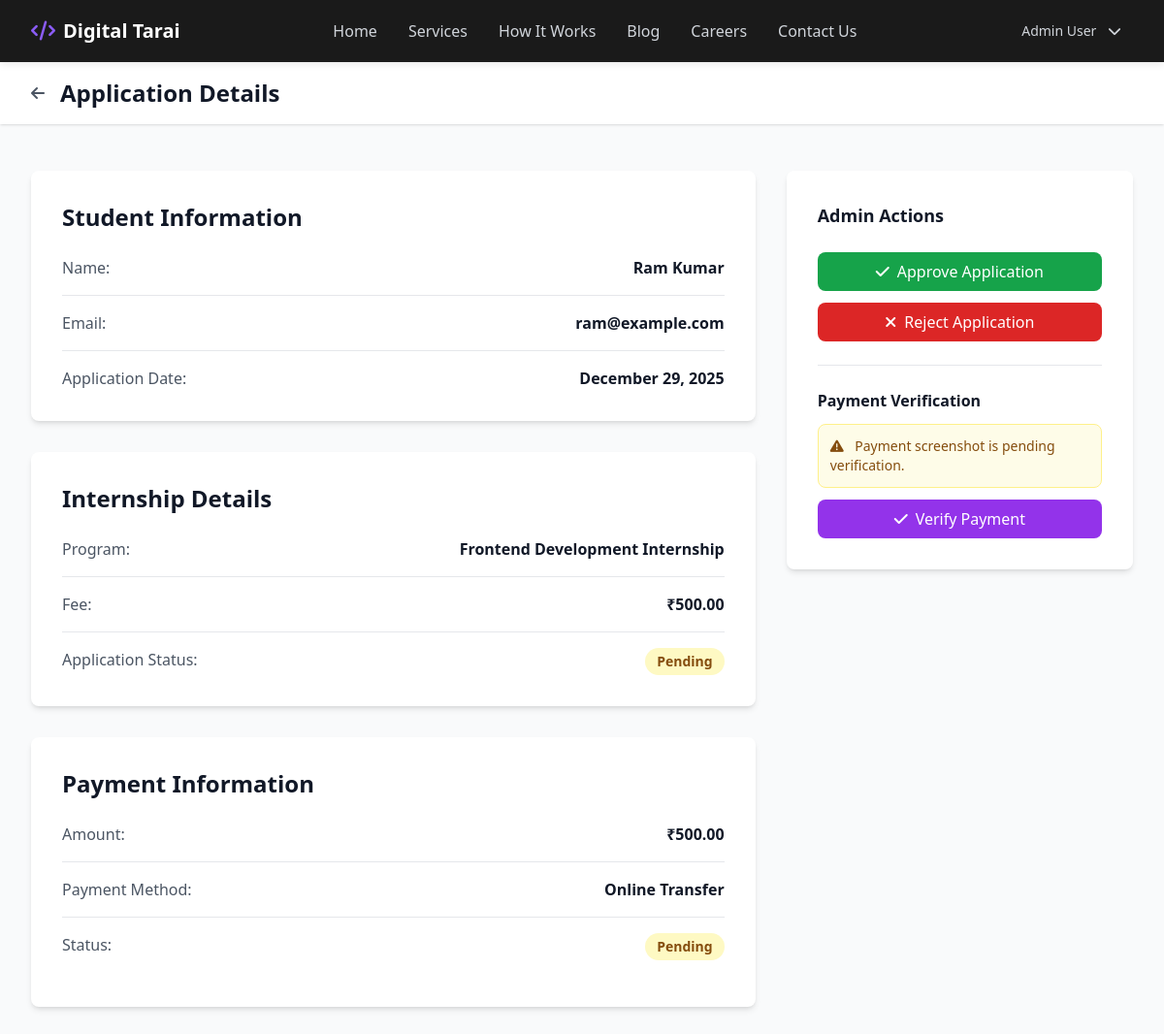
Page /admin/application-detail.php?id=1 (signed in) on the committed database.
### tables this page shows
CREATE TABLE IF NOT EXISTS applications (
    id INT PRIMARY KEY AUTO_INCREMENT,
    user_id INT NOT NULL,
    internship_id INT NOT NULL,
    status ENUM('pending', 'approved', 'rejected') DEFAULT 'pending',
    application_date TIMESTAMP DEFAULT CURRENT_TIMESTAMP,
    created_at TIMESTAMP DEFAULT CURRENT_TIMESTAMP,
    updated_at TIMESTAMP DEFAULT CURRENT_TIMESTAMP ON UPDATE CURRENT_TIMESTAMP,
    FOREIGN KEY (user_id) REFERENCES users(id) ON DELETE CASCADE,
    FOREIGN KEY (internship_id) REFERENCES internships(id) ON DELETE CASCADE
);

CREATE TABLE IF NOT EXISTS users (
    id INT PRIMARY KEY AUTO_INCREMENT,
    name VARCHAR(100) NOT NULL,
    email VARCHAR(100) UNIQUE NOT NULL,
    password VARCHAR(255) NOT NULL,
    phone VARCHAR(20),
    user_type ENUM('student', 'admin') DEFAULT 'student',
    status ENUM('active', 'inactive') DEFAULT 'active',
    created_at TIMESTAMP DEFAULT CURRENT_TIMESTAMP,
    updated_at TIMESTAMP DEFAULT CURRENT_TIMESTAMP ON UPDATE CURRENT_TIMESTAMP
);

CREATE TABLE IF NOT EXISTS internships (
    id INT PRIMARY KEY AUTO_INCREMENT,
    title VARCHAR(100) NOT NULL,
    slug VARCHAR(100) UNIQUE NOT NULL,
    description TEXT NOT NULL,
    skills TEXT NOT NULL,
    duration VARCHAR(50) NOT NULL,
    fees DECIMAL(10, 2) NOT NULL,
    benefits TEXT,
    created_at TIMESTAMP DEFAULT CURRENT_TIMESTAMP,
    updated_at TIMESTAMP DEFAULT CURRENT_TIMESTAMP ON UPDATE CURRENT_TIMESTAMP
);

CREATE TABLE IF NOT EXISTS payments (
    id INT PRIMARY KEY AUTO_INCREMENT,
    application_id INT NOT NULL,
    amount DECIMAL(10, 2) NOT NULL,
    payment_method VARCHAR(50),
    screenshot VARCHAR(255),
    payment_id VARCHAR(100),
    status ENUM('pending', 'verified', 'rejected') DEFAULT 'pending',
    verified_by INT,
    verified_at DATETIME,
    created_at TIMESTAMP DEFAULT CURRENT_TIMESTAMP,
    updated_at TIMESTAMP DEFAULT CURRENT_TIMESTAMP ON UPDATE CURRENT_TIMESTAMP,
    FOREIGN KEY (application_id) REFERENCES applications(id) ON DELETE CASCADE,
    FOREIGN KEY (verified_by) REFERENCES users(id) ON DELETE SET NULL
);

### app/models/Application.php (called while the page is built, shortened)
<?php
class Application {
    private $conn;
    public function __construct($database) {
        $this->conn = $database;
    }
    public function getWithPayment($applicationId) {
        $query = "SELECT a.*, u.name as user_name, u.email as user_email, i.title as internship_title,
                  p.id as payment_id, p.amount, p.payment_method, p.screenshot, p.status as payment_status
                  FROM applications a
                  JOIN users u ON a.user_id = u.id
                  JOIN internships i ON a.internship_id = i.id
                  LEFT JOIN payments p ON a.id = p.application_id
                  WHERE a.id = $applicationId
                  LIMIT 1";
        $result = $this->conn->query($query);
        if ($result->num_rows === 1) {
            return $result->fetch_assoc();
        }
        return false;
    }
}
?>

### lib/functions.php (called while the page is built, shortened)
<?php
function formatDate($date) {
    return date('F d, Y', strtotime($date));
}
function formatCurrency($amount) {
    return '₹' . number_format($amount, 2);
}
?>

### app/models/Payment.php (called while the page is built, shortened)
<?php
class Payment {
    private $conn;
    public function __construct($database) {
        $this->conn = $database;
    }
    public function getByApplicationId($applicationId) {
        $query = "SELECT * FROM payments WHERE application_id = $applicationId LIMIT 1";
        $result = $this->conn->query($query);
        if ($result->num_rows === 1) {
            return $result->fetch_assoc();
        }
        return false;
    }
}
?>

### admin/application-detail.php (the view, shortened to what this page needs)
<?php
require_once '../config/database.php';
require_once '../lib/functions.php';
require_once '../app/models/Application.php';
require_once '../app/models/Payment.php';
$applicationId = isset($_GET['id']) ? (int)$_GET['id'] : 0;
$applicationModel = new Application($conn);
$paymentModel = new Payment($conn);
$application = $applicationModel->getWithPayment($applicationId);
$payment = $paymentModel->getByApplicationId($applicationId);
?>
<?php include '../app/views/header.php'; ?>
<div class="min-h-screen bg-gray-50">
    <div class="bg-white shadow">
        <div class="max-w-7xl mx-auto px-4 sm:px-6 lg:px-8 py-4">
            <div class="flex items-center space-x-4">
                <a href="<?php echo SITE_URL; ?>/admin/dashboard.php" class="text-gray-600 hover:text-gray-900">
                    <i class="fas fa-arrow-left"></i>
                </a>
                <h1 class="text-2xl font-bold text-gray-900">Application Details</h1>
            </div>
        </div>
    </div>
    <section class="max-w-7xl mx-auto px-4 sm:px-6 lg:px-8 py-12">
        <div class="grid grid-cols-1 lg:grid-cols-3 gap-8">
            <div class="lg:col-span-2 space-y-8">
                <div class="bg-white rounded-lg shadow-md p-8">
                    <h2 class="text-2xl font-bold text-gray-900 mb-6">Student Information</h2>
                    <div class="space-y-4">
                        <div class="flex justify-between border-b border-gray-200 pb-4">
                            <span class="text-gray-600">Name:</span>
                            <span class="font-semibold text-gray-900"><?php echo htmlspecialchars($application['user_name']); ?></span>
                        </div>
                        <div class="flex justify-between border-b border-gray-200 pb-4">
                            <span class="text-gray-600">Email:</span>
                            <span class="font-semibold text-gray-900"><?php echo htmlspecialchars($application['user_email']); ?></span>
                        </div>
                        <div class="flex justify-between">
                            <span class="text-gray-600">Application Date:</span>
                            <span class="font-semibold text-gray-900"><?php echo formatDate($application['created_at']); ?></span>
                        </div>
                    </div>
                </div>
                <div class="bg-white rounded-lg shadow-md p-8">
                    <h2 class="text-2xl font-bold text-gray-900 mb-6">Internship Details</h2>
                    <div class="space-y-4">
                        <div class="flex justify-between border-b border-gray-200 pb-4">
                            <span class="text-gray-600">Program:</span>
                            <span class="font-semibold text-gray-900"><?php echo htmlspecialchars($application['internship_title']); ?></span>
                        </div>
                        <div class="flex justify-between border-b border-gray-200 pb-4">
                            <span class="text-gray-600">Fee:</span>
                            <span class="font-semibold text-gray-900"><?php echo formatCurrency($application['amount']); ?></span>
                        </div>
                        <div class="flex justify-between">
                            <span class="text-gray-600">Application Status:</span>
                            <span>
                                <?php
                                $statusColor = [
                                    'pending' => 'yellow',
                                    'approved' => 'green',
                                    'rejected' => 'red'
                                ][$application['status']] ?? 'gray';
                                ?>
                                <span class="inline-block px-3 py-1 rounded-full text-sm font-semibold bg-<?php echo $statusColor; ?>-100 text-<?php echo $statusColor; ?>-800">
                                    <?php echo ucfirst($application['status']); ?>
                                </span>
                            </span>
                        </div>
                    </div>
                </div>
                <div class="bg-white rounded-lg shadow-md p-8">
                    <h2 class="text-2xl font-bold text-gray-900 mb-6">Payment Information</h2>
                    <div class="space-y-4">
                        <div class="flex justify-between border-b border-gray-200 pb-4">
                            <span class="text-gray-600">Amount:</span>
                            <span class="font-semibold text-gray-900"><?php echo formatCurrency($payment['amount'] ?? 0); ?></span>
                        </div>
                        <div class="flex justify-between border-b border-gray-200 pb-4">
                            <span class="text-gray-600">Payment Method:</span>
                            <span class="font-semibold text-gray-900"><?php echo htmlspecialchars($payment['payment_method'] ?? 'N/A'); ?></span>
                        </div>
                        <div class="flex justify-between pb-4">
                            <span class="text-gray-600">Status:</span>
                            <span>
                                <?php
                                $pStatus = $payment['status'] ?? 'pending';
                                $pColor = [
                                    'pending' => 'yellow',
                                    'verified' => 'green',
                                    'rejected' => 'red'
                                ][$pStatus] ?? 'gray';
                                ?>
                                <span class="inline-block px-3 py-1 rounded-full text-sm font-semibold bg-<?php echo $pColor; ?>-100 text-<?php echo $pColor; ?>-800">
                                    <?php echo ucfirst($pStatus); ?>
                                </span>
                            </span>
                        </div>
                    </div>
                </div>
            </div>
            <div>
                <div class="bg-white rounded-lg shadow-md p-8 sticky top-24">
                    <h3 class="text-lg font-bold text-gray-900 mb-6">Admin Actions</h3>
                    <form method="POST" class="space-y-3">
                        <?php if ($application['status'] === 'pending'): ?>
                            <button
                                type="submit"
                                name="action"
                                value="approve"
                                class="w-full bg-green-600 text-white font-medium py-2 rounded-lg hover:bg-green-700 transition"
                            >
                                <i class="fas fa-check mr-2"></i>Approve Application
                            </button>
                            <button
                                type="submit"
                                name="action"
                                value="reject"
                                class="w-full bg-red-600 text-white font-medium py-2 rounded-lg hover:bg-red-700 transition"
                            >
                                <i class="fas fa-times mr-2"></i>Reject Application
                            </button>
                        <?php else: ?>
                            <div class="bg-gray-100 text-gray-600 font-medium py-2 rounded-lg text-center">
                                Application Already <?php echo ucfirst($application['status']); ?>
                            </div>
                        <?php endif; ?>
                    </form>
                    <?php if ($payment && $payment['status'] === 'pending'): ?>
                        <div class="mt-6 pt-6 border-t border-gray-200">
                            <h4 class="font-bold text-gray-900 mb-3">Payment Verification</h4>
                            <div class="bg-yellow-50 border border-yellow-200 rounded-lg p-3 text-sm text-yellow-800 mb-3">
                                <i class="fas fa-exclamation-triangle mr-2"></i>
                                Payment screenshot is pending verification.
                            </div>
                            <a href="<?php echo SITE_URL; ?>/admin/verify-payment.php?id=<?php echo $payment['id']; ?>" class="w-full block text-center bg-purple-600 text-white font-medium py-2 rounded-lg hover:bg-purple-700 transition">
                                <i class="fas fa-check mr-2"></i>Verify Payment
                            </a>
                        </div>
                    <?php endif; ?>
                </div>
            </div>
        </div>
    </section>
</div>
<?php include '../app/views/footer.php'; ?>

### app/views/header.php (style rules this page uses)
html { scroll-behavior: smooth; }
body { background-color: #ffffff; }

### rows in the picture
applications: user.name "Ram Kumar", user.email "ram@example.com", created_at "December 29, 2025", internship.title "Frontend Development Internship", payments.amount "₹500.00", status "Pending"
payments: amount "₹500.00", payment_method "Online Transfer", status "Pending"

### other values in the picture
$_SESSION['user_name'] "Admin User"
